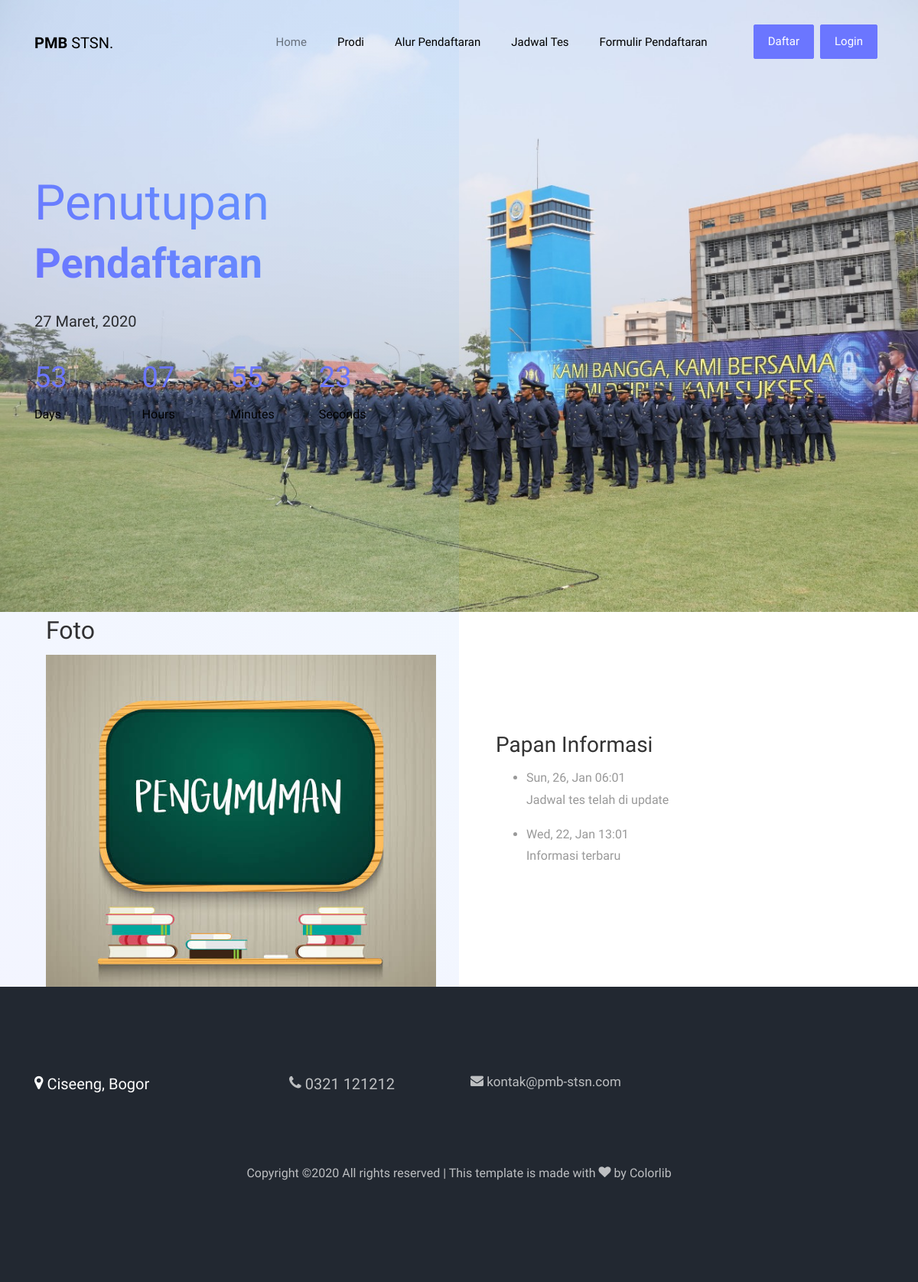
The page / on the database its author committed.
### tables this page shows
CREATE TABLE `informasi` (
  `id_info` int(11) NOT NULL,
  `thak` year(4) NOT NULL,
  `info` text NOT NULL,
  `created_at` datetime NOT NULL
);

### application/controllers/Home.php (called while the page is built, shortened)
<?php if ( ! defined('BASEPATH')) exit('No direct script access allowed');
class Home extends CI_Controller {
	public function index()
	{
        $kode_thak=$this->model_app->kode_thak_aktif();
        $d['informasi']=$this->model_app->get_all_info($kode_thak);
        $d['thak']=$this->model_admin->ambil_thak_aktif();
        $d['prodi']=$this->model_app->get_prodi();
        $d['cek_reg']=$this->model_cek->cek_reg();
        $d['jadwal_tes']=$this->model_admin->get_all_tes($kode_thak);
		$this->load->view('v_home',$d);
	}
}

### index.php (called while the page is built, shortened)
<?php
require_once BASEPATH.'core/CodeIgniter.php';

### application/models/Model_app.php (called while the page is built, shortened)
<?php if ( ! defined('BASEPATH')) exit('No direct script access allowed');
class Model_app extends CI_Model {
	public function get_prodi()
	{
		$this->db->select('*');
		$this->db->from('prodi');
		$this->db->join('jenjang', 'jenjang.kode_jenjang = prodi.jenjang_id');
		$query = $this->db->get();
        if ($query) {
        	return $query->result();
        }else{
        	return false;
        }
	}
	public function get_all_info($kode_thak)
	{
		$query = $this->db->select('*')
                ->where('thak', $kode_thak)
                ->order_by('created_at','DESC')
                ->get('informasi');
		if ($query->num_rows() > 0) {
			return $query->result();
		}else{
			return false;
		}
	}
}

### application/views/v_home.php (the view, shortened to what this page needs)
<!DOCTYPE html>
<html lang="en">
  <head>
    <link rel="stylesheet" href="<?php echo base_url();?>assets/landing/css/open-iconic-bootstrap.min.css">
    <link rel="stylesheet" href="<?php echo base_url();?>assets/landing/css/animate.css">
    <link rel="stylesheet" href="<?php echo base_url();?>assets/landing/css/owl.carousel.min.css">
    <link rel="stylesheet" href="<?php echo base_url();?>assets/landing/css/owl.theme.default.min.css">
    <link rel="stylesheet" href="<?php echo base_url();?>assets/landing/css/magnific-popup.css">
    <link rel="stylesheet" href="<?php echo base_url();?>assets/landing/css/aos.css">
    <link rel="stylesheet" href="<?php echo base_url();?>assets/landing/css/ionicons.min.css">
    <link rel="stylesheet" href="<?php echo base_url();?>assets/landing/css/bootstrap-datepicker.css">
    <link rel="stylesheet" href="<?php echo base_url();?>assets/landing/css/jquery.timepicker.css">
    <link rel="stylesheet" href="<?php echo base_url();?>assets/landing/css/flaticon.css">
    <link rel="stylesheet" href="<?php echo base_url();?>assets/landing/css/icomoon.css">
    <link rel="stylesheet" href="<?php echo base_url();?>assets/landing/css/style.css">
  </head>
  <body>
	  <nav class="navbar navbar-expand-lg navbar-dark ftco_navbar bg-dark ftco-navbar-light" id="ftco-navbar">
	    <div class="container">
	      <a class="navbar-brand" href="<?=base_url();?>"><span>PMB </span>STSN.</a>
	      <div class="collapse navbar-collapse" id="ftco-nav">
	        <ul class="navbar-nav ml-auto">
	          <li class="nav-item active"><a href="<?=base_url();?>" class="nav-link">Home</a></li>
	          <li class="nav-item"><a href="<?=base_url();?>home/prodi" class="nav-link">Prodi</a></li>
            <li class="nav-item"><a href="<?=base_url();?>home/alur" class="nav-link">Alur Pendaftaran</a></li>
            <li class="nav-item"><a href="<?=base_url();?>home/jadwal" class="nav-link">Jadwal Tes</a></li>
	          <li class="nav-item"><a href="<?=base_url();?>home/formulir" class="nav-link">Formulir Pendaftaran</a></li>
            <li class="nav-item"><a href="#" class="nav-link"></a></li>
	          <li class="nav-item cta mr-md-2"><a href="<?=base_url();?>home/formulir" class="nav-link">Daftar</a></li>
	          <li class="nav-item cta mr-md-2"><a href="<?php echo base_url();?>administrator" class="nav-link">Login</a></li>
	        </ul>
	      </div>
	    </div>
	  </nav>
    <div class="hero-wrap js-fullheight" style="background-image: url('<?php echo base_url();?>assets/landing/images/bg_1.jpeg');" data-stellar-background-ratio="0.5">
      <div class="overlay"></div>
      <div class="container">
        <div class="row no-gutters slider-text js-fullheight align-items-center justify-content-start" data-scrollax-parent="true">
          <div class="col-xl-10 ftco-animate" data-scrollax=" properties: { translateY: '70%' }">
            <h1 class="mb-4" data-scrollax="properties: { translateY: '30%', opacity: 1.6 }"> Penutupan <br><span>Pendaftaran</span></h1>
            <p class="mb-4" data-scrollax="properties: { translateY: '30%', opacity: 1.6 }">27 Maret, 2020</p>
            <div id="timer" class="d-flex mb-3">
						  <div class="time" id="days"></div>
						  <div class="time pl-4" id="hours"></div>
						  <div class="time pl-4" id="minutes"></div>
						  <div class="time pl-4" id="seconds"></div>
						</div>
          </div>
        </div>
      </div>
    </div>
    <section class="ftco-counter img" id="section-counter">
    	<div class="container">
    		<div class="row d-flex">
    			<div class="col-md-6 d-flex">
                    <div class="container">
                            <h2>Foto</h2>
                                <div class="item active">
                                    <img src="<?php echo base_url();?>assets/landing/images/pengumuman.jpeg" alt="Los Angeles" style="width:100%;">
                                </div>
                    </div>
    			</div>
    			<div class="col-md-6 pl-md-5 py-5">
    				<div class="row justify-content-start pb-3">
		        </div>
		    	<div class="row">
                    <div class="col-md-12">
                        <div class="panel panel-primary">
                            <div class="panel-heading">
                            <h3 class="panel-title"><span class="glyphicon glyphicon-list-alt"></span> Papan Informasi</h3>
                            </div>
                                <div class="panel-body">
                                    <ul id="gulung">
                                    <?php if ($informasi): ?>
                                        <?php foreach ($informasi as $info):
                                            $d=date('D, d, M H:m',strtotime($info->created_at));
                                        ?>
                                            <li class="news-item"><?=$d  ?><p><?=$info->info ?></p></li>
                                        <?php endforeach ?>
                                    <?php else: ?>
                                        <li class="news-item"><p>Tidak Ada Informasi Terbaru</p></li>
                                    <?php endif ?>
                                    </ul>
                                </div>
                        </div>
                        <div class="col-md-4"></div>
                    </div>
                </div>
        </div>
    	</div>
    </section>
    <footer class="ftco-footer ftco-bg-dark ftco-section">
      <div class="container">
        <div class="row mb-5">
          <div class="col-md">
            <div class="ftco-footer-widget mb-4">
              <h2> <span class="icon icon-map-marker"></span><span class="text"> Ciseeng, Bogor</span></h2>
            </div>
          </div>
          <div class="col-md">
            <div class="ftco-footer-widget mb-4 ml-md-5">
              <h2 class="ftco-heading-2"><a href="#"><span class="icon icon-phone"></span><span class="text"> 0321 121212</span></a></h2>
            </div>
          </div>
          <div class="col-md">
             <div class="ftco-footer-widget mb-4">
              <h3 class="ftco-heading-2"><a href="#"><span class="icon icon-envelope"></span><span class="text"> kontak@pmb-stsn.com</span></a></h3>
            </div>
          </div>
          <div class="col-md">
          </div>
        </div>
        <div class="row">
          <div class="col-md-12 text-center">
            <p>
  Copyright &copy;<script>document.write(new Date().getFullYear());</script> All rights reserved | This template is made with <i class="icon-heart color-danger" aria-hidden="true"></i> by <a href="https://colorlib.com" target="_blank">Colorlib</a>
  </p>
          </div>
        </div>
      </div>
    </footer>
  </body>
</html>

### assets/landing/css/icomoon.css (style rules this page uses)
[class^="icon-"], [class*=" icon-"] { font-family: 'icomoon' !important; speak: none; font-style: normal; font-weight: normal; font-variant: normal; text-transform: none; line-height: 1; -webkit-font-smoothing: antialiased; -moz-osx-font-smoothing: grayscale; }
.icon-heart:before { content: "\f004"; }
.icon-map-marker:before { content: "\f041"; }
.icon-phone:before { content: "\f095"; }
.icon-envelope:before { content: "\f0e0"; }

### rows shown on the page
informasi: created_at "Sun, 26, Jan 06:01", info "Jadwal tes telah di update"
informasi: created_at "Wed, 22, Jan 13:01", info "Informasi terbaru"
